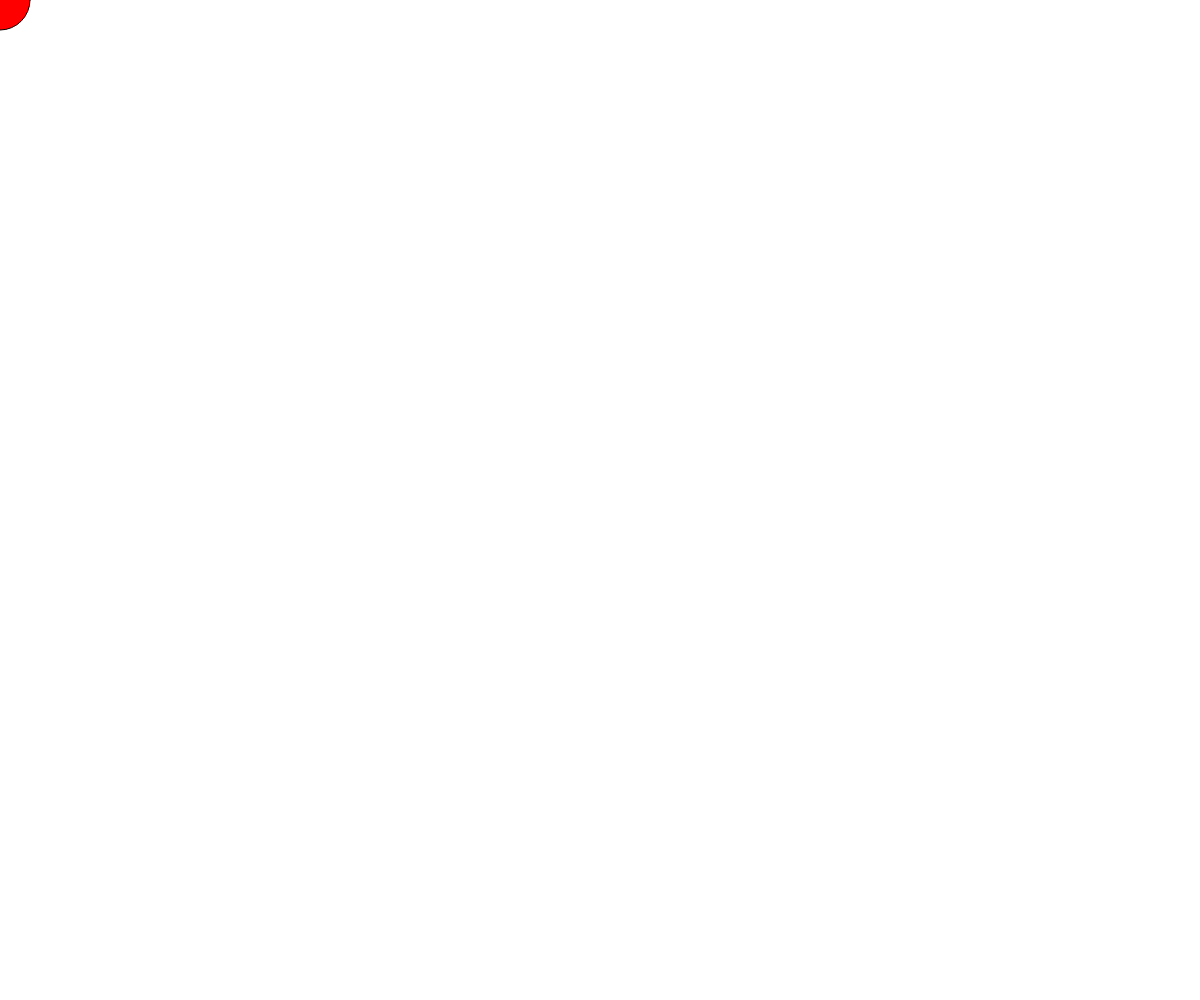
Frame 1 (no input)
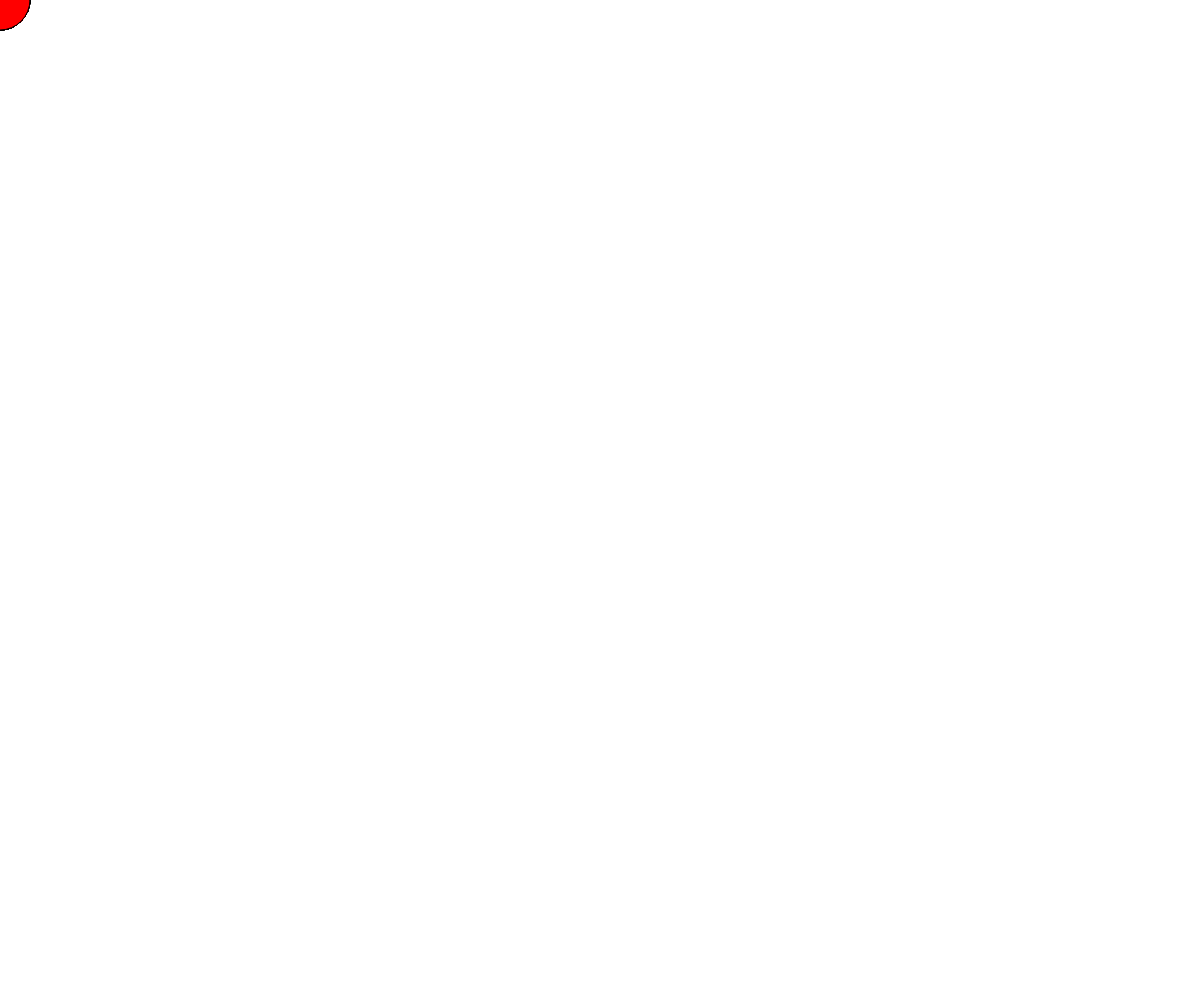
Frame 60 (no input)
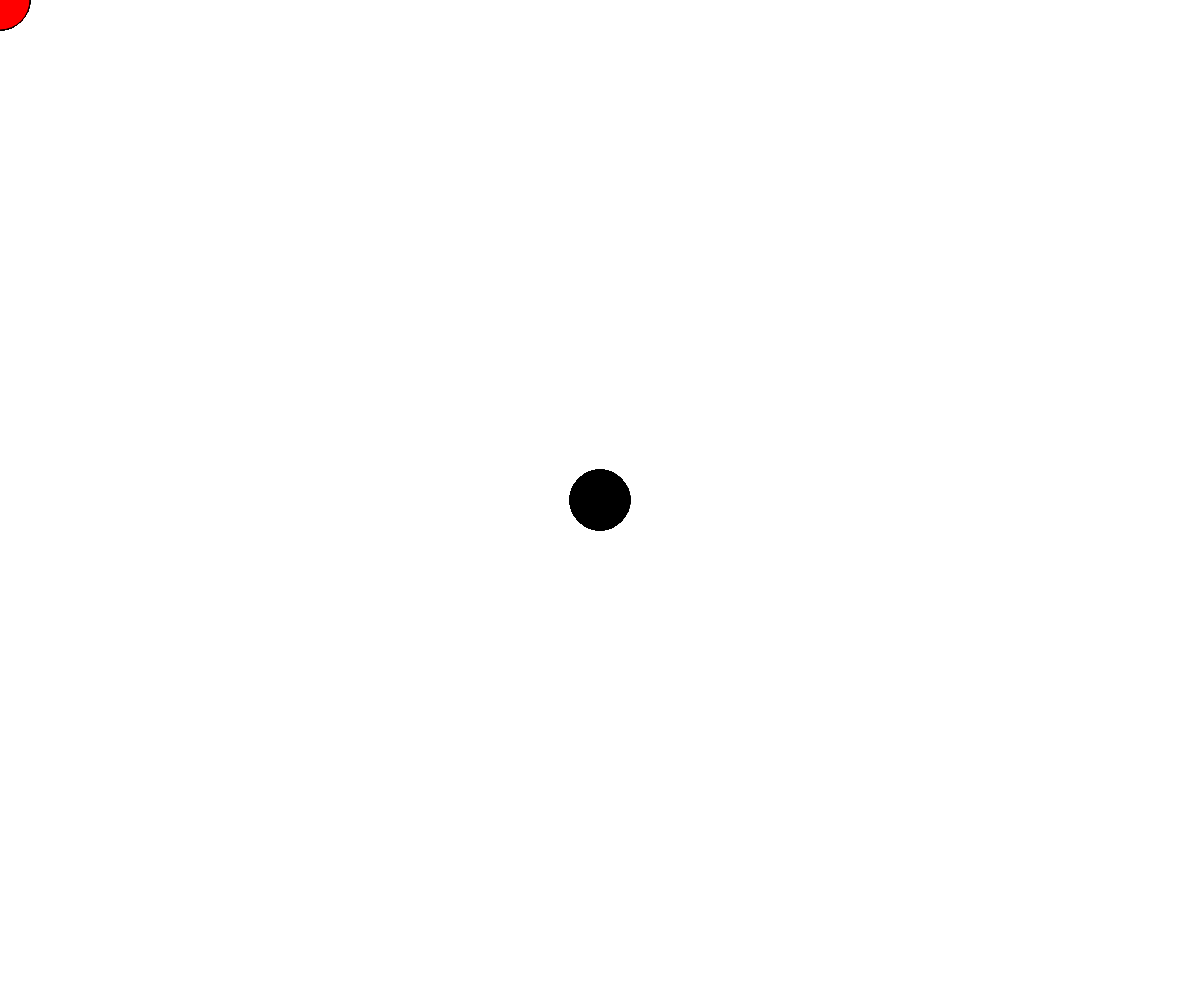
Frame 120 (the mouse pressed at the canvas centre since frame 60)

The p5.js sketch that drew these frames (run headless with seeded random() and noise() and a simulated clock; from frame 60 on, the mouse is pressed at the canvas centre):

// p5.js sketch
// ── sketch.js
function setup() {
    createCanvas(windowWidth, windowHeight);
    fill(255);
}

function draw() {
    if (mouseIsPressed) {
        fill(0);
    }
    else {
        fill(255, 0, 0);
    }

    ellipse(mouseX, mouseY, 60, 60);
}
// ── snake.js
function Snake() {
    this.x = 0;
    this.y = 0;
    this.xv = 1;
    this.yv = 0;
    this.tail = [];

    this.dir = function (x, y) {
        if ((this.xv === 0 || x === 0) && (this.yv === 0 || y === 0)) {
            this.xv = x;
            this.yv = y;
        }
    };

    this.eat = function (pos) {
        var d = dist(this.x, this.y, pos.x, pos.y);
        if (d < 1) {
            score++;
            return true;
        } else {
            return false;
        }
    };

    this.checkDeath = function () {
        for (var i = 0; i < this.tail.length; i++) {
            var d = dist(this.x, this.y, this.tail[i].x, this.tail[i].y);
            if (d < 1) {
                noLoop();
            }
        }
    };

    this.update = function () {
        for (var i = 0; i < this.tail.length - 1; i++) {
            this.tail[i] = this.tail[i + 1];
        }
        if (score >= 1) {
            this.tail[score - 1] = createVector(this.x, this.y);
        }

        this.x += this.xv * scl;
        this.y += this.yv * scl;

        this.x = this.x % width;
        this.y = this.y % height;

        if (this.x < 0) {
            this.x = width;
        }

        if (this.y < 0) {
            this.y = height;
        }
    };

    this.show = function () {
        fill(0, 0, 255);
        for (var i = 0; i < this.tail.length; i++) {
            rect(this.tail[i].x, this.tail[i].y, scl, scl);
        }
        rect(this.x, this.y, scl, scl);
    };
}
